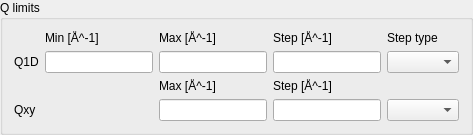
                <widget class="QGroupBox" name="q_limits_group_box">
                 <property name="toolTip">
                  <string>&lt;html&gt;&lt;head/&gt;&lt;body&gt;&lt;p&gt;Settings for the momentum transfer limits.&lt;/p&gt;&lt;/body&gt;&lt;/html&gt;</string>
                 </property>
                 <property name="title">
                  <string>Q limits</string>
                 </property>
                 <layout class="QGridLayout" name="gridLayout_15">
                  <item row="3" column="4">
                   <widget class="QLineEdit" name="q_xy_step_line_edit">
                    <property name="toolTip">
                     <string>&lt;html&gt;&lt;head/&gt;&lt;body&gt;&lt;p&gt;The step of the momentum transfer for a 2D reduction.&lt;/p&gt;&lt;/body&gt;&lt;/html&gt;</string>
                    </property>
                   </widget>
                  </item>
                  <item row="2" column="4">
                   <widget class="QLabel" name="q_xy_step_label">
                    <property name="text">
                     <string>Step [Å^-1]</string>
                    </property>
                   </widget>
                  </item>
                  <item row="0" column="2">
                   <widget class="QLabel" name="q_min_label">
                    <property name="text">
                     <string>Min [Å^-1]</string>
                    </property>
                   </widget>
                  </item>
                  <item row="2" column="3">
                   <widget class="QLabel" name="q_xy_max_label">
                    <property name="text">
                     <string>Max [Å^-1]</string>
                    </property>
                   </widget>
                  </item>
                  <item row="1" column="2">
                   <widget class="QLineEdit" name="q_1d_min_line_edit">
                    <property name="toolTip">
                     <string>&lt;html&gt;&lt;head/&gt;&lt;body&gt;&lt;p&gt;The lower bound of the momentum transfer for a 1D reduction.&lt;/p&gt;&lt;/body&gt;&lt;/html&gt;</string>
                    </property>
                   </widget>
                  </item>
                  <item row="1" column="3">
                   <widget class="QLineEdit" name="q_1d_max_line_edit">
                    <property name="toolTip">
                     <string>&lt;html&gt;&lt;head/&gt;&lt;body&gt;&lt;p&gt;The upper bound of the momentum transfer for a 1D reduction.&lt;/p&gt;&lt;/body&gt;&lt;/html&gt;</string>
                    </property>
                   </widget>
                  </item>
                  <item row="1" column="5">
                   <widget class="QComboBox" name="q_1d_step_type_combo_box">
                    <property name="toolTip">
                     <string>&lt;html&gt;&lt;head/&gt;&lt;body&gt;&lt;p&gt;The step type of the momentum transfer for a 1D reduction.&lt;/p&gt;&lt;/body&gt;&lt;/html&gt;</string>
                    </property>
                   </widget>
                  </item>
                  <item row="3" column="3">
                   <widget class="QLineEdit" name="q_xy_max_line_edit">
                    <property name="toolTip">
                     <string>&lt;html&gt;&lt;head/&gt;&lt;body&gt;&lt;p&gt;The upper bound of the momentum transfer for a 2D reduction.&lt;/p&gt;&lt;/body&gt;&lt;/html&gt;</string>
                    </property>
                   </widget>
                  </item>
                  <item row="0" column="5">
                   <widget class="QLabel" name="q_step_type_label">
                    <property name="text">
                     <string>Step type</string>
                    </property>
                   </widget>
                  </item>
                  <item row="1" column="4">
                   <widget class="QLineEdit" name="q_1d_step_line_edit">
                    <property name="toolTip">
                     <string>&lt;html&gt;&lt;head/&gt;&lt;body&gt;&lt;p&gt;The step of the momentum transfer for a 1D reduction.&lt;/p&gt;&lt;/body&gt;&lt;/html&gt;</string>
                    </property>
                   </widget>
                  </item>
                  <item row="0" column="3">
                   <widget class="QLabel" name="q_max_label">
                    <property name="text">
                     <string>Max [Å^-1]</string>
                    </property>
                   </widget>
                  </item>
                  <item row="0" column="4">
                   <widget class="QLabel" name="q_step_label">
                    <property name="text">
                     <string>Step [Å^-1]</string>
                    </property>
                   </widget>
                  </item>
                  <item row="3" column="5">
                   <widget class="QComboBox" name="q_xy_step_type_combo_box">
                    <property name="toolTip">
                     <string>&lt;html&gt;&lt;head/&gt;&lt;body&gt;&lt;p&gt;The step type of the momentum transfer for a 2D reduction.&lt;/p&gt;&lt;/body&gt;&lt;/html&gt;</string>
                    </property>
                   </widget>
                  </item>
                  <item row="3" column="0">
                   <widget class="QLabel" name="q_xy_label">
                    <property name="toolTip">
                     <string>&lt;html&gt;&lt;head/&gt;&lt;body&gt;&lt;p&gt;Momentum transfer settings for 2D reductions.&lt;/p&gt;&lt;/body&gt;&lt;/html&gt;</string>
                    </property>
                    <property name="text">
                     <string>Qxy</string>
                    </property>
                   </widget>
                  </item>
                  <item row="1" column="0">
                   <widget class="QLabel" name="q_1d_label">
                    <property name="toolTip">
                     <string>&lt;html&gt;&lt;head/&gt;&lt;body&gt;&lt;p&gt;Momentum transfer settings for 1D reductions.&lt;/p&gt;&lt;/body&gt;&lt;/html&gt;</string>
                    </property>
                    <property name="text">
                     <string>Q1D</string>
                    </property>
                   </widget>
                  </item>
                 </layout>
                </widget>
